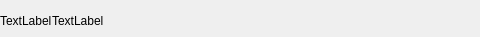
<?xml version="1.0" encoding="UTF-8"?>
<ui version="4.0">
 <class>Form</class>
 <widget class="QWidget" name="Form">
  <property name="geometry">
   <rect>
    <x>0</x>
    <y>0</y>
    <width>480</width>
    <height>37</height>
   </rect>
  </property>
  <property name="windowTitle">
   <string>Form</string>
  </property>
  <widget class="QWidget" name="horizontalLayoutWidget">
   <property name="geometry">
    <rect>
     <x>0</x>
     <y>0</y>
     <width>481</width>
     <height>41</height>
    </rect>
   </property>
   <layout class="QHBoxLayout" name="search_item">
    <property name="spacing">
     <number>0</number>
    </property>
    <property name="sizeConstraint">
     <enum>QLayout::SetMinAndMaxSize</enum>
    </property>
    <item>
     <widget class="QLabel" name="picture">
      <property name="sizePolicy">
       <sizepolicy hsizetype="Maximum" vsizetype="Preferred">
        <horstretch>100</horstretch>
        <verstretch>0</verstretch>
       </sizepolicy>
      </property>
      <property name="text">
       <string>TextLabel</string>
      </property>
     </widget>
    </item>
    <item>
     <widget class="QLabel" name="name">
      <property name="text">
       <string>TextLabel</string>
      </property>
     </widget>
    </item>
   </layout>
  </widget>
 </widget>
 <resources/>
 <connections/>
</ui>
